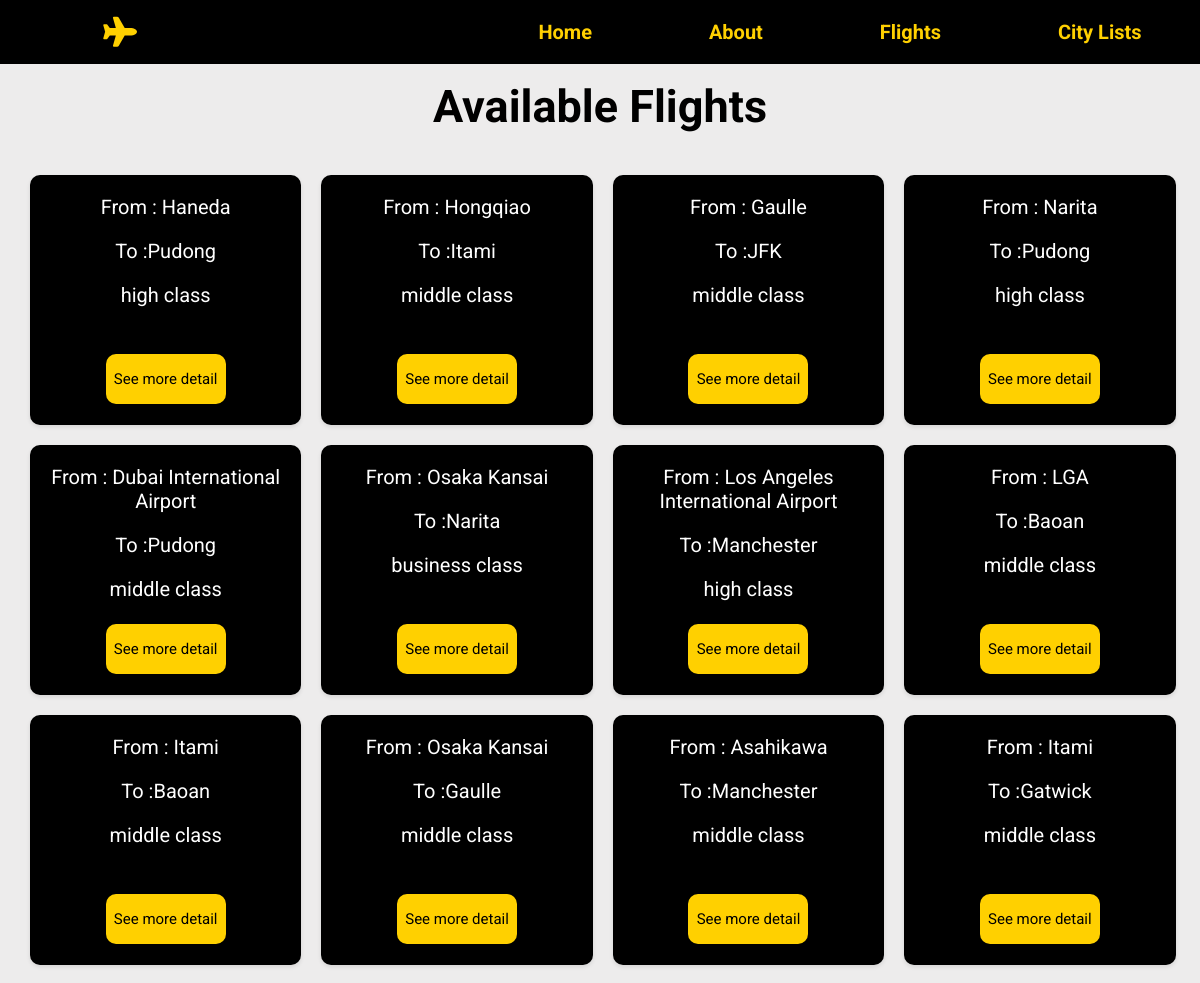
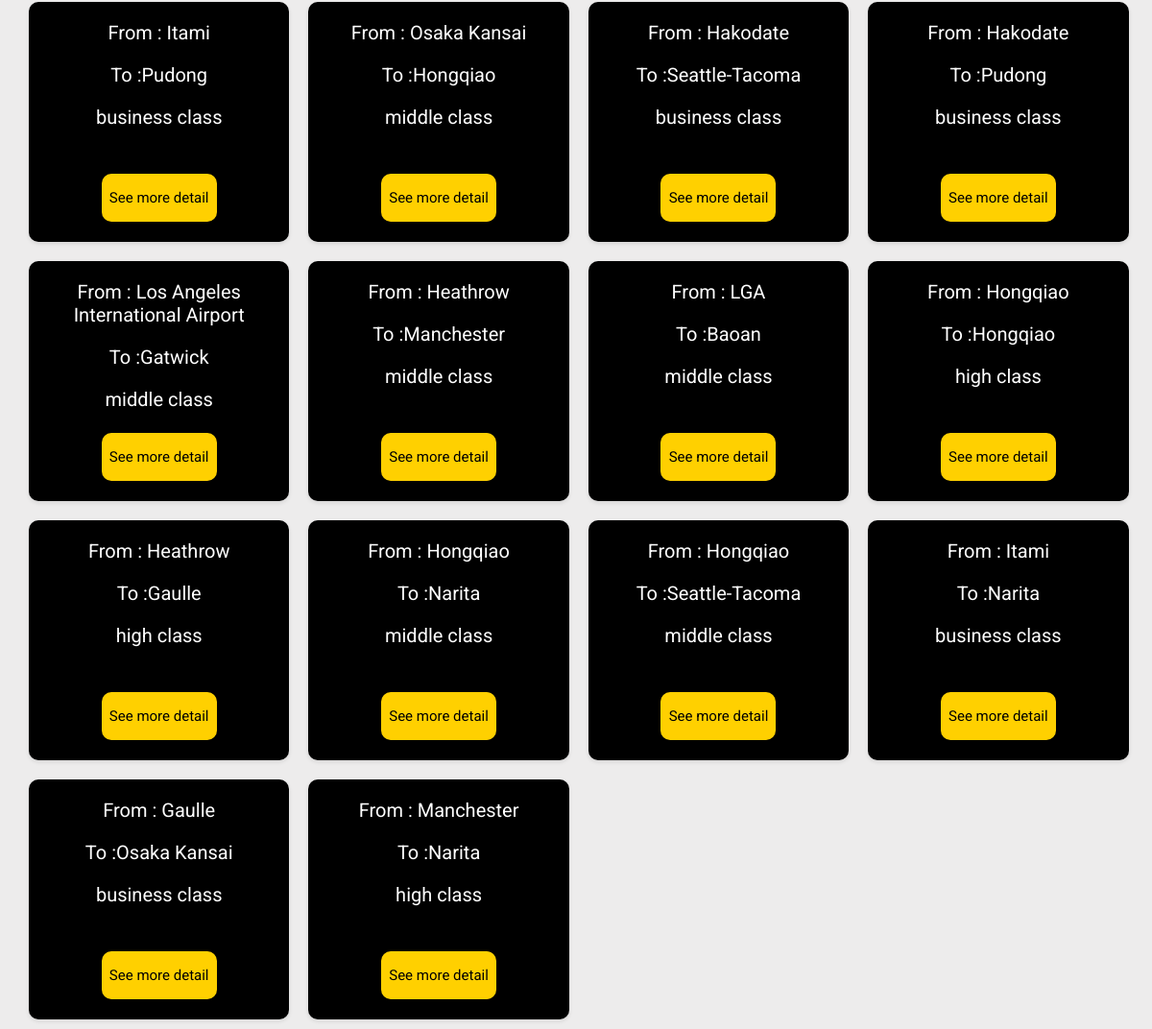
The app's page /flights/ with its own data (2 pictures, top to bottom).
### home/models.py (models this page shows, shortened)
class Flight(models.Model):
	class_choices = (
        ('high class', 'high class'),
        ('middle class', 'middle class'),
        ('business class', 'business class'),
    )
	pricing_choices = (
        (500, '500'),
        (1000, '1000'),
        (800, '800'),
        (300, '300'),
        (200, '200'),
    )
	code=models.CharField(max_length=6)
	owner=models.ForeignKey(FlightCompany,on_delete=models.CASCADE,related_name="flight_company")
	departure=models.ForeignKey(Airport,on_delete=models.CASCADE,related_name="departurex")
	destination=models.ForeignKey(Airport,on_delete=models.CASCADE,related_name="destinationx")
	pricing=models.IntegerField(choices=pricing_choices)
	duration=models.IntegerField(default=300)
	capacity=models.IntegerField(default=500)
	standard=models.CharField(max_length=50,choices=class_choices)

class Airport(models.Model):
	name=models.CharField(max_length=50)
	location=models.ForeignKey(City,on_delete=models.CASCADE,related_name="city_name")
	def __str__(self):
		return f"{self.name}"

### home/views.py (the view)
# urls.py: path("flights/",views.flights,name="flightlists"),
def flights(request):
	all_flights=Flight.objects.all()
	data={
		"flights":all_flights,
	}
	return (render(request,"home/flights.html",data))

### templates/home/flights.html
{% extends 'layout.html' %}
{% block yield %}
	<div class="flights-title">
		<h2>Available Flights</h2>
	</div>
<div class="flights-container">
	{% for flight in flights %}
	  <div class="flights-item card">
		<div class="flights">
			<p>From : {{flight.departure}}</p>
			<p>To :{{flight.destination}}</p>
			<p>{{flight.standard}}</p>
		</div>
		<div class="detail-btn">
			<button>
				<a href="{% url 'flightdetails' flight.id %}">See more detail</a>
			</button>
		</div>
	  </div>
	{% endfor %}
</div>
{% endblock %}

### static/style.css (style rules this page uses)
* { margin: 0; box-sizing: border-box; font-family: 'Roboto', sans-serif; }

### static/flights.css (style rules this page uses)
.flights-title { padding-top: 5rem; padding-bottom: 2rem; background-color: rgba(231, 230, 230, 0.753); font-size: 30px; text-align: center; }
.flights-container { display: flex; flex-wrap: wrap; padding-left: 20px; background-color: rgba(231, 230, 230, 0.753); text-align: center; color: white; }
.flights-item { height: 250px; flex: 0 0 23%; margin: 10px; border-radius: 10px; box-shadow: 0 2px 4px rgba(0, 0, 0, 0.1); background-color: black; font-size: 20px; display: flex; flex-direction: column; justify-content: center; }
.flights { height: 75%; }
.flights p { margin: 20px 0 20px 0; }
.detail-btn { height: 30%; }
.detail-btn button { height: 50px; width: 120px; background-color: rgb(255, 208, 0); border-radius: 10px; border: none; font-size: 15px; }
.flights-item a { text-decoration: none; color: black; }

### records on screen
Flight: departure "Haneda", destination "Pudong", standard "high class"
Flight: departure "Hongqiao", destination "Itami", standard "middle class"
Flight: departure "Gaulle", destination "JFK", standard "middle class"
Flight: departure "Narita", destination "Pudong", standard "high class"
Flight: departure "Dubai International Airport", destination "Pudong", standard "middle class"
Flight: departure "Osaka Kansai", destination "Narita", standard "business class"
Flight: departure "Los Angeles International Airport", destination "Manchester", standard "high class"
Flight: departure "LGA", destination "Baoan", standard "middle class"
Flight: departure "Itami", destination "Baoan", standard "middle class"
Flight: departure "Osaka Kansai", destination "Gaulle", standard "middle class"
Flight: departure "Asahikawa", destination "Manchester", standard "middle class"
Flight: departure "Itami", destination "Gatwick", standard "middle class"
Flight: departure "Itami", destination "Pudong", standard "business class"
Flight: departure "Osaka Kansai", destination "Hongqiao", standard "middle class"
Flight: departure "Hakodate", destination "Seattle-Tacoma", standard "business class"
Flight: departure "Hakodate", destination "Pudong", standard "business class"
Flight: departure "Los Angeles International Airport", destination "Gatwick", standard "middle class"
Flight: departure "Heathrow", destination "Manchester", standard "middle class"
Flight: departure "LGA", destination "Baoan", standard "middle class"
Flight: departure "Hongqiao", destination "Hongqiao", standard "high class"
Flight: departure "Heathrow", destination "Gaulle", standard "high class"
Flight: departure "Hongqiao", destination "Narita", standard "middle class"
Flight: departure "Hongqiao", destination "Seattle-Tacoma", standard "middle class"
Flight: departure "Itami", destination "Narita", standard "business class"
Flight: departure "Gaulle", destination "Osaka Kansai", standard "business class"
Flight: departure "Manchester", destination "Narita", standard "high class"
